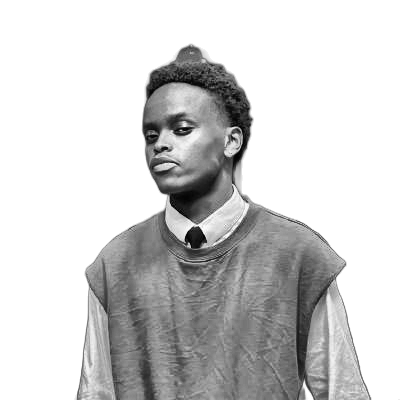
#> input picture source-prepped.png, 400 x 400 px
$ python make_ascii_svg.py
#> lines starting #> are read from the running program, lines starting #| are printed output that depends on the picture
#!/usr/bin/env python3
"""Downsample source-prepped.png to a character grid and emit a
monochrome ASCII SVG that types itself row by row, then freezes."""
from pathlib import Path

from PIL import Image

ROOT = Path(__file__).resolve().parent.parent
SRC = ROOT / "source-prepped.png"
OUT = ROOT / "avi-ascii.svg"

RAMP = " .`:-=+*cs#%@"   # bright (sparse) -> dark (dense); leading space = blank
COLS = 100
ROWS = 53
CHAR_W = 6.2
CHAR_H = 11
FILL = "#8b949e"  # single light-gray — no per-character color


def image_to_grid(img: Image.Image):
    img = img.convert("L").resize((COLS, ROWS))
    px = img.load()
    grid = []
    for y in range(ROWS):
        row = []
        for x in range(COLS):
            brightness = px[x, y]  # 0=black .. 255=white
            idx = int((255 - brightness) / 255 * (len(RAMP) - 1))
            row.append(RAMP[idx])
        grid.append("".join(row))
    return grid


def escape(ch):
    return {"&": "&amp;", "<": "&lt;", ">": "&gt;"}.get(ch, ch)


def build_svg(grid):
    width = COLS * CHAR_W
    height = ROWS * CHAR_H

    rows_svg = []
    for r, row in enumerate(grid):
        y = (r + 1) * CHAR_H
        delay = r * 0.045
        duration = 0.55
        text = "".join(escape(c) for c in row)
        clip_id = f"clip{r}"
        rows_svg.append(f'''
  <clipPath id="{clip_id}">
    <rect x="0" y="{y - CHAR_H + 2}" width="0" height="{CHAR_H}">
      <animate attributeName="width" from="0" to="{width}" begin="{delay:.3f}s"
               dur="{duration}s" fill="freeze" calcMode="linear" />
    </rect>
  </clipPath>
  <text x="0" y="{y}" font-family="Consolas, 'SF Mono', monospace" font-size="{CHAR_H}"
        fill="{FILL}" clip-path="url(#{clip_id})" xml:space="preserve">{text}</text>
  <rect class="cursor" x="0" y="{y - CHAR_H + 2}" width="2" height="{CHAR_H - 2}" fill="{FILL}">
    <animate attributeName="x" from="0" to="{width}" begin="{delay:.3f}s"
             dur="{duration}s" fill="freeze" calcMode="linear" />
    <animate attributeName="opacity" from="1" to="0" begin="{delay + duration:.3f}s"
             dur="0.15s" fill="freeze" />
  </rect>''')

    return f'''<svg xmlns="http://www.w3.org/2000/svg" width="{width:.0f}" height="{height:.0f}"
     viewBox="0 0 {width:.0f} {height:.0f}">
  <rect x="0" y="0" width="{width:.0f}" height="{height:.0f}" fill="#0d1117" />
  {''.join(rows_svg)}
</svg>
'''


def main():
    if not SRC.exists():
        print(f"missing {SRC} — run prep_photo.py first")
        return 1
    grid = image_to_grid(Image.open(SRC))
#> in image_to_grid, `img = img.convert("L").resize((COLS, ROWS))`:
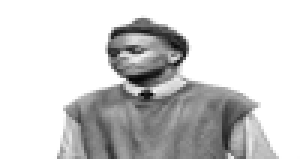
#> img: PIL image 100x53 L (shown 3 times larger); min 4, max 255, mean 207.4
#> after the loop in image_to_grid, `for y in range(ROWS):`: grid = 53 items
#> grid = 53 items
    OUT.write_text(build_svg(grid))
#> the loop in build_svg, `for r, row in enumerate(grid):` made 53 passes
#> (y, delay, clip_id) on passes 1 to 12: (11, 0, 'clip0'), (22, 0.045, 'clip1'), (33, 0.09, 'clip2'), (44, 0.135, 'clip3'), (55, 0.18, 'clip4'), (66, 0.225, 'clip5'), (77, 0.27, 'clip6'), (88, 0.315, 'clip7'), (99, 0.36, 'clip8'), (110, 0.405, 'clip9'), (121, 0.45, 'clip10'), (132, 0.495, 'clip11')
    print(f"Wrote {OUT}")
    return 0


if __name__ == "__main__":
    raise SystemExit(main())
#> (the program exits here)
